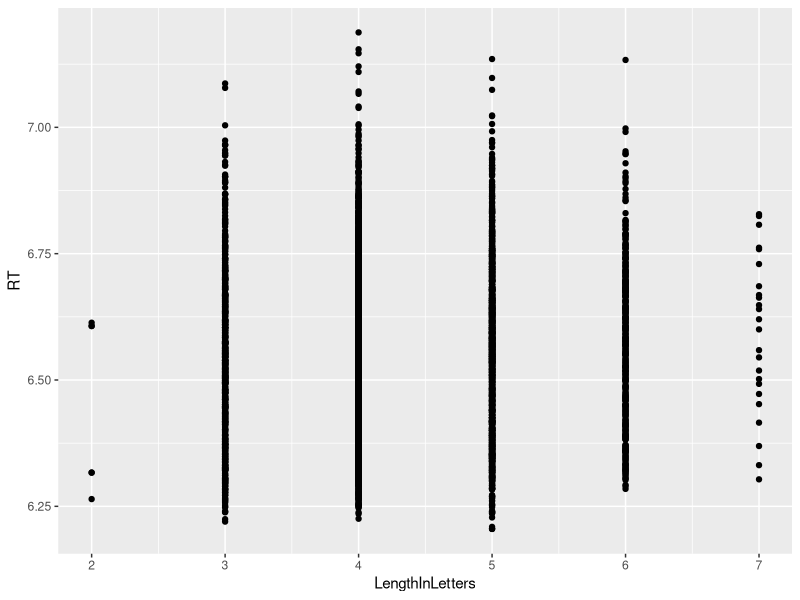
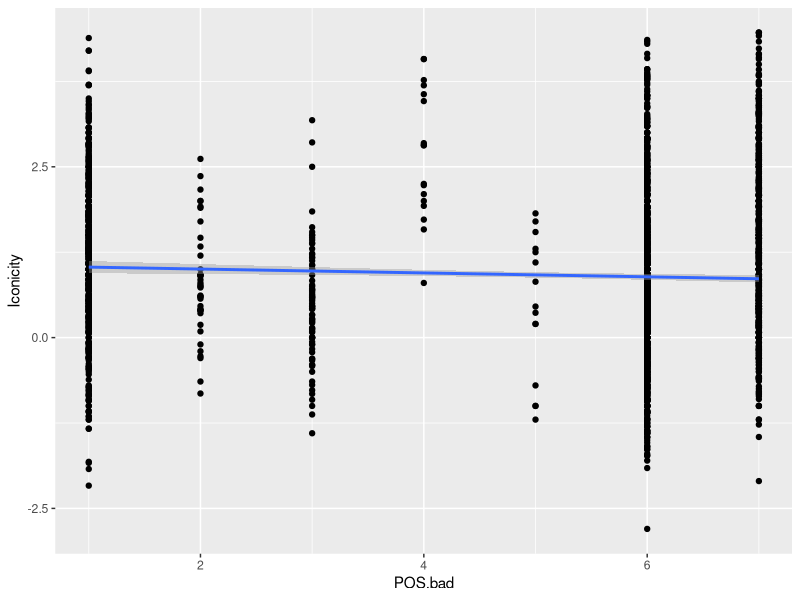
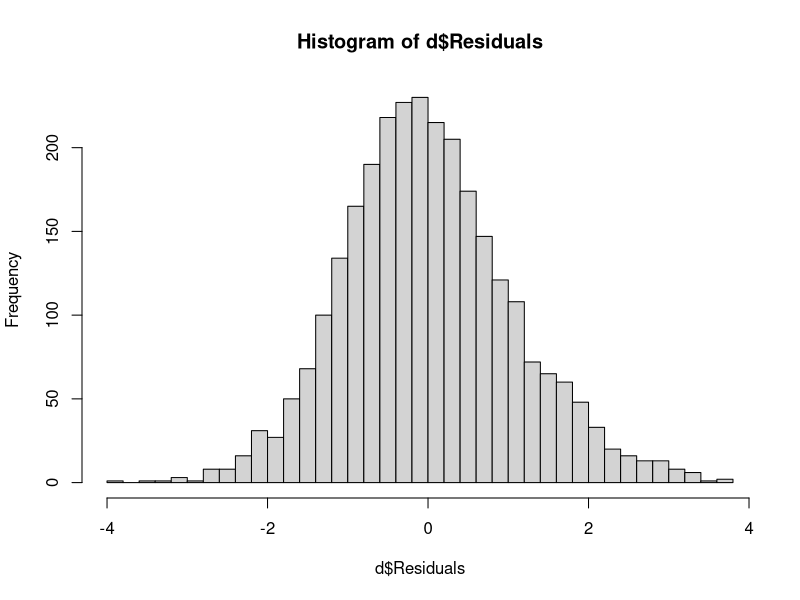
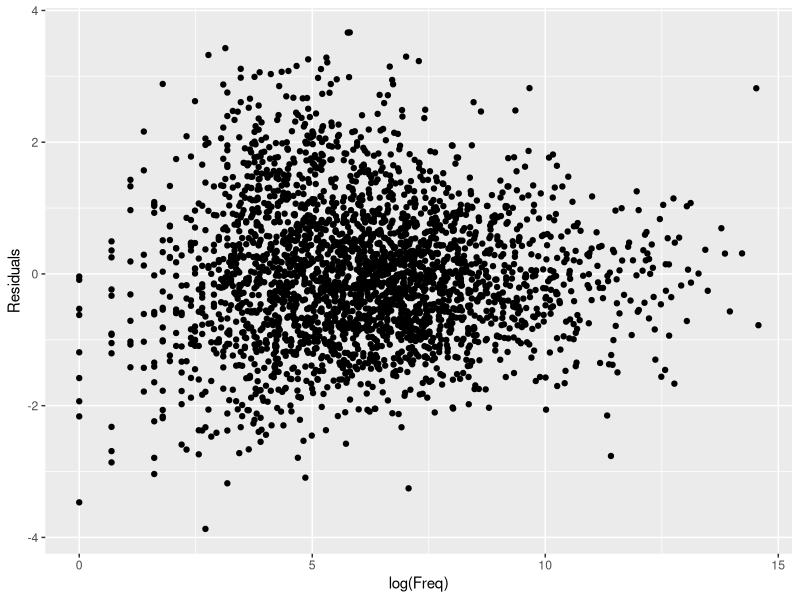
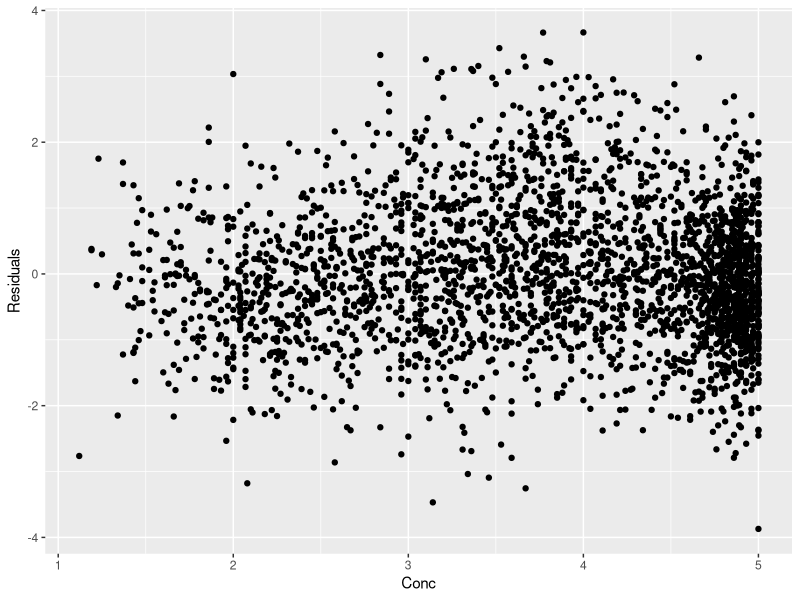
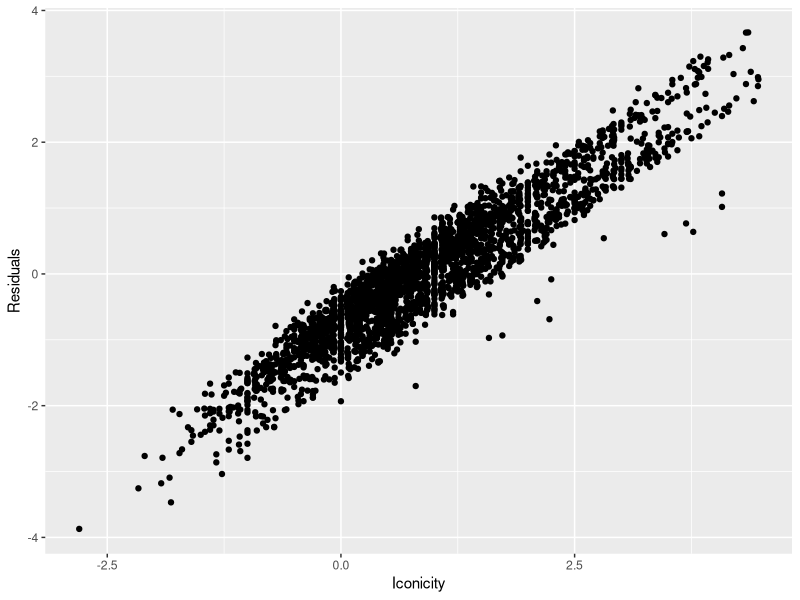
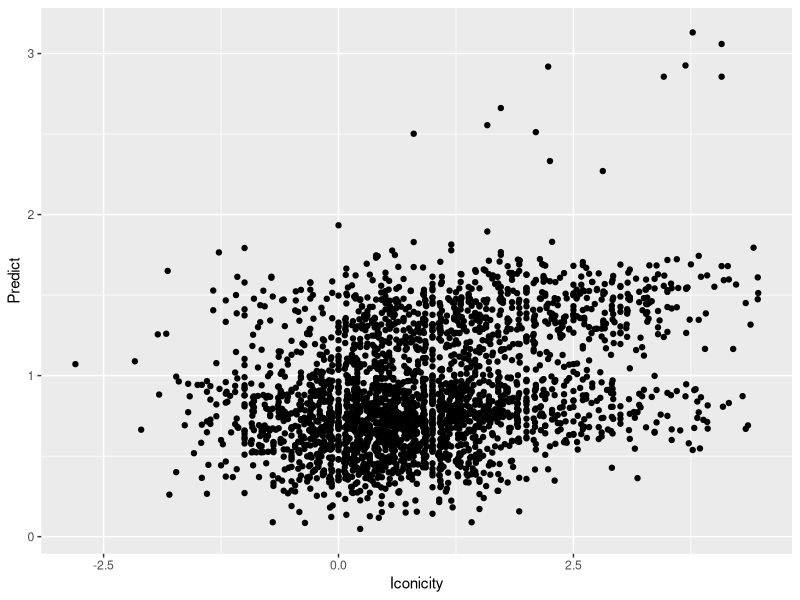
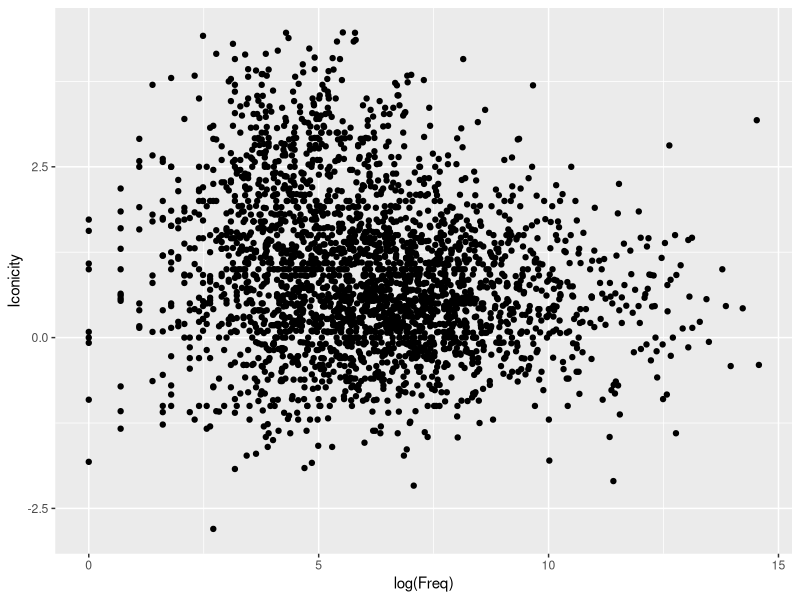

Here is the R script that generated these plots, in order:
## ---- chunk 1
library(tidyverse)
## ---- chunk 2
d = read_csv("../pset2/english.csv")
d$RT = d$RTlexdec
## ---- chunk 3
ggplot(d, aes(x=LengthInLetters, y=RT)) + geom_point()

group_by(d, LengthInLetters) %>%
  summarise(m=mean(RT))

l = lm(RT ~ LengthInLetters, data=d)
summary(l)

l.log = lm(RT ~ log(LengthInLetters), data=d)
summary(l.log)


l2 = lm(RT ~ LengthInLetters + WrittenFrequency, data=d)
summary(l2)
# y = mx + b -> one predictor
# y = beta0 + beta1 * x1 + beta2 * x2 + beta3 * x3 -> two predictors
## ---- chunk 4
l.5 = lm(data=d, RT ~ WrittenFrequency + LengthInLetters +
           Ncount + MeanBigramFrequency + WrittenSpokenFrequencyRatio)
summary(l.5)
## ---- chunk 5
unique(d$AgeSubject)

d$Predict.Mean = mean(d$RT)
d = group_by(d, AgeSubject) %>%
  mutate(Predict.AgeGroup = mean(RT))
unique(d$Predict.AgeGroup)

sse.mean.as.model = sum((d$RT - d$Predict.Mean)^2)
sse.agegroup.as.model = sum((d$RT - d$Predict.AgeGroup)^2)

1 - sse.agegroup.as.model/sse.mean.as.model

d$AgeVariable = ifelse(d$AgeSubject == "young", 0, 1)
sample_n(d, 10) %>% select(AgeSubject, AgeVariable)

l.cat = lm(data=d, RT ~ AgeVariable)
# l.cat = lm(data=d, RT ~ 1 + AgeVariable)
# l.cat = lm(data=d, RT ~ 0 + AgeVariable) # get rid of intercept

e = tibble(AgeVariable = 0)

predict(l.cat, newdata=e)

summary(l.cat)
# y = mx + b
# young -> predict intercept -> 6.43
# old -> predict intercept + 1 * slope -> 6.43 + .22 -> 6.65

1 - sse.agegroup.as.model/sse.mean.as.model
summary(l.cat)
unique(d$Predict.AgeGroup)
## ---- chunk 6
l.cat.mult = lm(data=d, RT ~ WrittenFrequency + 
                  LengthInLetters + AgeVariable)
summary(l.cat.mult)

l.cat.mult.2 = lm(data=d, RT ~ WrittenFrequency + 
                  LengthInLetters + AgeSubject)
summary(l.cat.mult.2)

d$prediction = predict(l.cat.mult.2)
## ---- chunk 7
d = read_csv("../textbook/data/perry_winter_2017_iconicity.csv")

arrange(d, -Iconicity)

d.verbnoun = filter(d, POS %in% c("Verb", "Noun")) %>%
  mutate(is.verb = ifelse(POS == "Verb", 1, 0))

select(d.verbnoun, POS, is.verb)

l = lm(data=d.verbnoun, Iconicity ~ is.verb)
summary(l)
# y = beta0 + beta1 * x1
# when verb: y = beta0 + beta1 * 1
## ---- chunk 8
unique(d$POS)
# BAD SOLUTION!!! :-(
# NOUN = 0
# VERB = 1
# ADJECTIVE = 2
# INTERJECTION = 3

d$POS.bad = as.integer(as.factor(d$POS))
l.bad = lm(data=d, Iconicity ~ POS.bad)
summary(l.bad)

ggplot(d, aes(x=POS.bad, y=Iconicity)) +
  geom_point() + 
  geom_smooth(method=lm)
## ---- chunk 9
# y = beta0 + beta1 * x1 + beta2 * x2 + beta3 * x3
unique(d$POS)
d = filter(d, is.na(POS) == F)
d = mutate(d, IsNoun = ifelse(POS == "Noun", 1, 0),
           IsVerb = ifelse(POS == "Verb", 1, 0),
           IsAdj = ifelse(POS == "Adjective", 1, 0),
           IsGramm = ifelse(POS == "Grammatical", 1, 0),
           IsInt = ifelse(POS == "Interjection", 1, 0),
           IsName = ifelse(POS == "Name", 1, 0),
           IsAdverb = ifelse(POS == "Adverb", 1, 0))
select(d, IsNoun, IsVerb, IsAdverb)

l.mulitcat = lm(data=d, Iconicity ~ IsNoun + IsVerb + IsAdj + 
     IsGramm + IsInt + IsName + IsAdverb)
summary(l.mulitcat)
.8197 + .3556 

# y = beta0 + beta1 * x1 + beta2 * x2 + beta3 * x3

# making a prediction for an adjective
# y = beta0 + beta1 * 0 + beta2 * 0 + beta3 * 1

filter(d, POS == "Adjective")
.8197 + .35

summary(lm(data=d, Iconicity ~ POS))
unique(d$POS)
## ---- chunk 10
d = select(d, Iconicity, POS, Conc, Freq) %>%
  na.omit()
l.icon = lm(data=d, Iconicity ~ POS + 
              Conc + log(Freq))
summary(l.icon)

d$Residuals = resid(l.icon)

hist(d$Residuals, breaks=50)

ggplot(d, aes(x=log(Freq), y=Residuals)) + geom_point()
ggplot(d, aes(x=Conc, y=Residuals)) + geom_point()

## ---- chunk 11
ggplot(d, aes(x=Iconicity, y=Residuals)) + geom_point()

d$Predict = predict(l.icon)

ggplot(d, aes(x=Iconicity, y=Predict)) + geom_point()

filter(d, Predict > 2)

ggplot(d, aes(x=log(Freq), y=Iconicity)) + geom_point()

ggplot(d, aes(x=Iconicity, y=Residuals)) + geom_point()

hist(d$Iconicity, breaks=50)

summary(l.icon)
## ---- chunk 12
l.icon = lm(data=d, Iconicity ~ POS + 
              Conc + log(Freq))

sse.l.icon = sum((d$Residuals)^2)
var.icon = sum((d$Iconicity - mean(d$Iconicity))^2)
1 - sse.l.icon/var.icon
## ---- chunk 13
d$Noise = runif(nrow(d), -5, 5)
d$MoreNoise = rnorm(nrow(d), 0, 1)
# .11391
l.icon = lm(data=d, Iconicity ~ POS + 
              Conc + log(Freq) + 
              Noise + MoreNoise)
summary(l.icon) #.1157
## ---- chunk 14
noise = rnorm(12, 0, 3)
more.noise = rnorm(12, 0, 3)
plot(noise, more.noise)
summary(lm(more.noise ~ noise))
## ---- chunk 15
# N = number of data points
# k = number of parameters
summary(l.icon)
R2 = .1157
N = nrow(d)
k = 10
1 - ((1 - R2) * (N - 1))/(N - k - 1)

R2 = .5
N = 1000000
k = 2
(N - 1)/(N - k - 1)
1 - ((1 - R2) * (N - 1))/(N - k - 1)

R2 = .5
N = 10
k = 6
(N - 1)/(N - k - 1)
1 - ((1 - R2) * (N - 1))/(N - k - 1)


